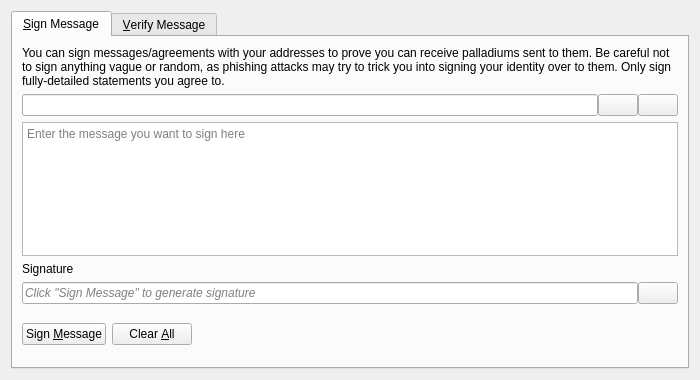
<?xml version="1.0" encoding="UTF-8"?>
<ui version="4.0">
 <class>SignVerifyMessageDialog</class>
 <widget class="QDialog" name="SignVerifyMessageDialog">
  <property name="geometry">
   <rect>
    <x>0</x>
    <y>0</y>
    <width>700</width>
    <height>380</height>
   </rect>
  </property>
  <property name="windowTitle">
   <string>Signatures - Sign / Verify a Message</string>
  </property>
  <property name="modal">
   <bool>true</bool>
  </property>
  <layout class="QVBoxLayout" name="verticalLayout">
   <item>
    <widget class="QTabWidget" name="tabWidget">
     <property name="currentIndex">
      <number>0</number>
     </property>
     <widget class="QWidget" name="tabSignMessage">
      <attribute name="title">
       <string>&amp;Sign Message</string>
      </attribute>
      <layout class="QVBoxLayout" name="verticalLayout_SM">
       <item>
        <widget class="QLabel" name="infoLabel_SM">
         <property name="text">
          <string>You can sign messages/agreements with your addresses to prove you can receive palladiums sent to them. Be careful not to sign anything vague or random, as phishing attacks may try to trick you into signing your identity over to them. Only sign fully-detailed statements you agree to.</string>
         </property>
         <property name="textFormat">
          <enum>Qt::PlainText</enum>
         </property>
         <property name="wordWrap">
          <bool>true</bool>
         </property>
        </widget>
       </item>
       <item>
        <layout class="QHBoxLayout" name="horizontalLayout_1_SM">
         <property name="spacing">
          <number>0</number>
         </property>
         <item>
          <widget class="QValidatedLineEdit" name="addressIn_SM">
           <property name="toolTip">
            <string>The Palladium address to sign the message with</string>
           </property>
          </widget>
         </item>
         <item>
          <widget class="QPushButton" name="addressBookButton_SM">
           <property name="toolTip">
            <string>Choose previously used address</string>
           </property>
           <property name="text">
            <string/>
           </property>
           <property name="icon">
            <iconset resource="../palladium.qrc">
             <normaloff>:/icons/address-book</normaloff>:/icons/address-book</iconset>
           </property>
           <property name="shortcut">
            <string>Alt+A</string>
           </property>
           <property name="autoDefault">
            <bool>false</bool>
           </property>
          </widget>
         </item>
         <item>
          <widget class="QPushButton" name="pasteButton_SM">
           <property name="toolTip">
            <string>Paste address from clipboard</string>
           </property>
           <property name="text">
            <string/>
           </property>
           <property name="icon">
            <iconset resource="../palladium.qrc">
             <normaloff>:/icons/editpaste</normaloff>:/icons/editpaste</iconset>
           </property>
           <property name="shortcut">
            <string>Alt+P</string>
           </property>
           <property name="autoDefault">
            <bool>false</bool>
           </property>
          </widget>
         </item>
        </layout>
       </item>
       <item>
        <widget class="QPlainTextEdit" name="messageIn_SM">
         <property name="toolTip">
          <string>Enter the message you want to sign here</string>
         </property>
         <property name="placeholderText">
          <string>Enter the message you want to sign here</string>
         </property>
        </widget>
       </item>
       <item>
        <widget class="QLabel" name="signatureLabel_SM">
         <property name="text">
          <string>Signature</string>
         </property>
         <property name="textFormat">
          <enum>Qt::PlainText</enum>
         </property>
        </widget>
       </item>
       <item>
        <layout class="QHBoxLayout" name="horizontalLayout_2_SM">
         <property name="spacing">
          <number>0</number>
         </property>
         <item>
          <widget class="QLineEdit" name="signatureOut_SM">
           <property name="placeholderText">
            <string>Click "Sign Message" to generate signature</string>
           </property>
           <property name="font">
            <font>
             <italic>true</italic>
            </font>
           </property>
           <property name="readOnly">
            <bool>true</bool>
           </property>
          </widget>
         </item>
         <item>
          <widget class="QPushButton" name="copySignatureButton_SM">
           <property name="toolTip">
            <string>Copy the current signature to the system clipboard</string>
           </property>
           <property name="text">
            <string/>
           </property>
           <property name="icon">
            <iconset resource="../palladium.qrc">
             <normaloff>:/icons/editcopy</normaloff>:/icons/editcopy</iconset>
           </property>
           <property name="autoDefault">
            <bool>false</bool>
           </property>
          </widget>
         </item>
        </layout>
       </item>
       <item>
        <layout class="QHBoxLayout" name="horizontalLayout_3_SM">
         <item>
          <widget class="QPushButton" name="signMessageButton_SM">
           <property name="toolTip">
            <string>Sign the message to prove you own this Palladium address</string>
           </property>
           <property name="text">
            <string>Sign &amp;Message</string>
           </property>
           <property name="icon">
            <iconset resource="../palladium.qrc">
             <normaloff>:/icons/edit</normaloff>:/icons/edit</iconset>
           </property>
           <property name="autoDefault">
            <bool>false</bool>
           </property>
          </widget>
         </item>
         <item>
          <widget class="QPushButton" name="clearButton_SM">
           <property name="toolTip">
            <string>Reset all sign message fields</string>
           </property>
           <property name="text">
            <string>Clear &amp;All</string>
           </property>
           <property name="icon">
            <iconset resource="../palladium.qrc">
             <normaloff>:/icons/remove</normaloff>:/icons/remove</iconset>
           </property>
           <property name="autoDefault">
            <bool>false</bool>
           </property>
          </widget>
         </item>
         <item>
          <spacer name="horizontalSpacer_1_SM">
           <property name="orientation">
            <enum>Qt::Horizontal</enum>
           </property>
           <property name="sizeHint" stdset="0">
            <size>
             <width>40</width>
             <height>48</height>
            </size>
           </property>
          </spacer>
         </item>
         <item>
          <widget class="QLabel" name="statusLabel_SM">
           <property name="font">
            <font>
             <weight>75</weight>
             <bold>true</bold>
            </font>
           </property>
           <property name="text">
            <string/>
           </property>
           <property name="wordWrap">
            <bool>true</bool>
           </property>
          </widget>
         </item>
         <item>
          <spacer name="horizontalSpacer_2_SM">
           <property name="orientation">
            <enum>Qt::Horizontal</enum>
           </property>
           <property name="sizeHint" stdset="0">
            <size>
             <width>40</width>
             <height>48</height>
            </size>
           </property>
          </spacer>
         </item>
        </layout>
       </item>
      </layout>
     </widget>
     <widget class="QWidget" name="tabVerifyMessage">
      <attribute name="title">
       <string>&amp;Verify Message</string>
      </attribute>
      <layout class="QVBoxLayout" name="verticalLayout_VM">
       <item>
        <widget class="QLabel" name="infoLabel_VM">
         <property name="text">
          <string>Enter the receiver's address, message (ensure you copy line breaks, spaces, tabs, etc. exactly) and signature below to verify the message. Be careful not to read more into the signature than what is in the signed message itself, to avoid being tricked by a man-in-the-middle attack. Note that this only proves the signing party receives with the address, it cannot prove sendership of any transaction!</string>
         </property>
         <property name="textFormat">
          <enum>Qt::PlainText</enum>
         </property>
         <property name="alignment">
          <set>Qt::AlignLeading|Qt::AlignLeft|Qt::AlignTop</set>
         </property>
         <property name="wordWrap">
          <bool>true</bool>
         </property>
        </widget>
       </item>
       <item>
        <layout class="QHBoxLayout" name="horizontalLayout_1_VM">
         <property name="spacing">
          <number>0</number>
         </property>
         <item>
          <widget class="QValidatedLineEdit" name="addressIn_VM">
           <property name="toolTip">
            <string>The Palladium address the message was signed with</string>
           </property>
          </widget>
         </item>
         <item>
          <widget class="QPushButton" name="addressBookButton_VM">
           <property name="toolTip">
            <string>Choose previously used address</string>
           </property>
           <property name="text">
            <string/>
           </property>
           <property name="icon">
            <iconset resource="../palladium.qrc">
             <normaloff>:/icons/address-book</normaloff>:/icons/address-book</iconset>
           </property>
           <property name="shortcut">
            <string>Alt+A</string>
           </property>
           <property name="autoDefault">
            <bool>false</bool>
           </property>
          </widget>
         </item>
        </layout>
       </item>
       <item>
        <widget class="QPlainTextEdit" name="messageIn_VM">
          <property name="toolTip">
            <string>The signed message to verify</string>
          </property>
          <property name="placeholderText">
            <string>The signed message to verify</string>
          </property>
        </widget>
       </item>
       <item>
        <widget class="QValidatedLineEdit" name="signatureIn_VM">
          <property name="toolTip">
            <string>The signature given when the message was signed</string>
          </property>
          <property name="placeholderText">
            <string>The signature given when the message was signed</string>
          </property>
        </widget>
       </item>
       <item>
        <layout class="QHBoxLayout" name="horizontalLayout_2_VM">
         <item>
          <widget class="QPushButton" name="verifyMessageButton_VM">
           <property name="toolTip">
            <string>Verify the message to ensure it was signed with the specified Palladium address</string>
           </property>
           <property name="text">
            <string>Verify &amp;Message</string>
           </property>
           <property name="icon">
            <iconset resource="../palladium.qrc">
             <normaloff>:/icons/transaction_0</normaloff>:/icons/transaction_0</iconset>
           </property>
           <property name="autoDefault">
            <bool>false</bool>
           </property>
          </widget>
         </item>
         <item>
          <widget class="QPushButton" name="clearButton_VM">
           <property name="toolTip">
            <string>Reset all verify message fields</string>
           </property>
           <property name="text">
            <string>Clear &amp;All</string>
           </property>
           <property name="icon">
            <iconset resource="../palladium.qrc">
             <normaloff>:/icons/remove</normaloff>:/icons/remove</iconset>
           </property>
           <property name="autoDefault">
            <bool>false</bool>
           </property>
          </widget>
         </item>
         <item>
          <spacer name="horizontalSpacer_1_VM">
           <property name="orientation">
            <enum>Qt::Horizontal</enum>
           </property>
           <property name="sizeHint" stdset="0">
            <size>
             <width>40</width>
             <height>48</height>
            </size>
           </property>
          </spacer>
         </item>
         <item>
          <widget class="QLabel" name="statusLabel_VM">
           <property name="font">
            <font>
             <weight>75</weight>
             <bold>true</bold>
            </font>
           </property>
           <property name="text">
            <string/>
           </property>
           <property name="wordWrap">
            <bool>true</bool>
           </property>
          </widget>
         </item>
         <item>
          <spacer name="horizontalSpacer_2_VM">
           <property name="orientation">
            <enum>Qt::Horizontal</enum>
           </property>
           <property name="sizeHint" stdset="0">
            <size>
             <width>40</width>
             <height>48</height>
            </size>
           </property>
          </spacer>
         </item>
        </layout>
       </item>
      </layout>
     </widget>
    </widget>
   </item>
  </layout>
 </widget>
 <customwidgets>
  <customwidget>
   <class>QValidatedLineEdit</class>
   <extends>QLineEdit</extends>
   <header>qt/qvalidatedlineedit.h</header>
  </customwidget>
 </customwidgets>
 <resources>
  <include location="../palladium.qrc"/>
 </resources>
 <connections/>
</ui>
